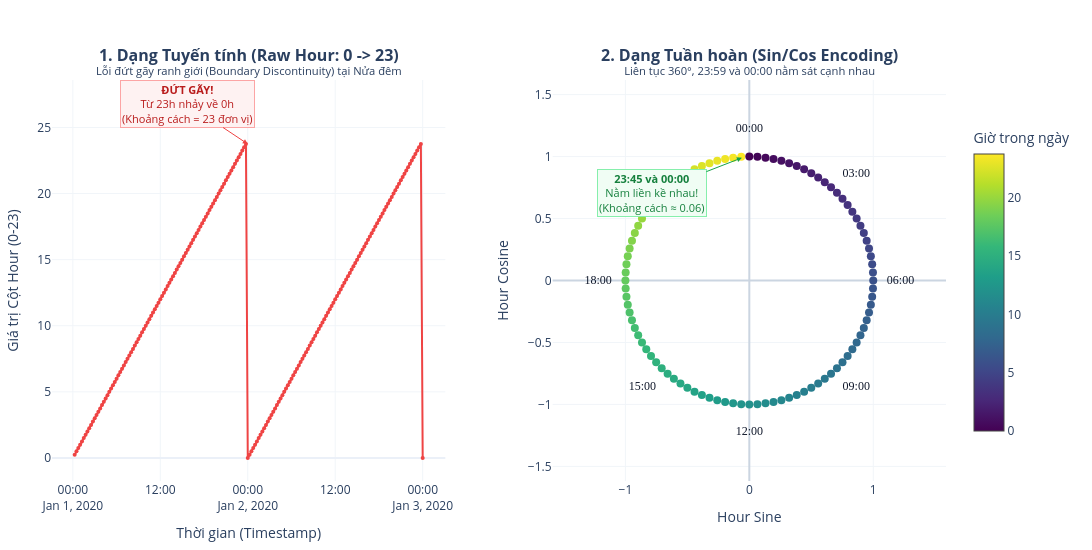

Notebook code cell kept with this figure:
### Markdown cell above
### 16.2.2. Trực quan hóa Đặc trưng Tuần hoàn (Cyclic Features Coordinate)
Vòng tròn lượng giác được render với hiệu ứng Gradient theo thời gian thực trong ngày, thể hiện sự hoàn hảo của quá trình Vectorization.

### Code cell
from plotly.subplots import make_subplots

# 1. Lấy dữ liệu 2 ngày (192 bước) để thấy rõ sự lặp lại chu kỳ
df_sample = train_features.head(192).copy()
df_sample['hour_float'] = df_sample['timestamp'].dt.hour + df_sample['timestamp'].dt.minute / 60.0

# 2. Tạo Subplot 1 row, 2 cols
fig = make_subplots(
    rows=1, cols=2,
    subplot_titles=(
        "<b>1. Dạng Tuyến tính (Raw Hour: 0 -> 23)</b><br><sup>Lỗi đứt gãy ranh giới (Boundary Discontinuity) tại Nửa đêm</sup>",
        "<b>2. Dạng Tuần hoàn (Sin/Cos Encoding)</b><br><sup>Liên tục 360°, 23:59 và 00:00 nằm sát cạnh nhau</sup>"
    ),
    horizontal_spacing=0.12
)

# --- PANEL 1: Dạng Tuyến tính (Vách đá đứt gãy 23h -> 0h) ---
fig.add_trace(
    go.Scatter(
        x=df_sample['timestamp'], 
        y=df_sample['hour_float'],
        mode='lines+markers',
        name='Raw Hour',
        line=dict(color='#ef4444', width=2),
        marker=dict(size=4)
    ),
    row=1, col=1
)

fig.add_annotation(
    x=df_sample['timestamp'].iloc[95], y=23.75,
    text="<b>ĐỨT GÃY!</b><br>Từ 23h nhảy về 0h<br>(Khoảng cách = 23 đơn vị)",
    showarrow=True, arrowhead=2, arrowcolor='#ef4444', ax=-60, ay=-40,
    font=dict(color='#b91c1c', size=11),
    bgcolor='#fef2f2', bordercolor='#fca5a5',
    row=1, col=1
)

# --- PANEL 2: Dạng Tuần hoàn (Sạch sẽ & Thưa mốc) ---
df_1day = df_sample.head(96).copy()

# A. Vẽ các chấm tròn dữ liệu (CHỈ DÙNG MARKERS - Không chèn chữ)
fig.add_trace(
    go.Scatter(
        x=df_1day[f'{VERSION}_hour_sin'], 
        y=df_1day[f'{VERSION}_hour_cos'],
        mode='markers', # Bỏ 'text' ở đây để loại bỏ đè chữ
        name='Cyclical (Sin/Cos)',
        marker=dict(
            size=8,
            color=df_1day['hour_float'],
            colorscale='Viridis',
            showscale=True,
            colorbar=dict(title="Giờ trong ngày", len=0.8, x=1.02)
        ),
        text=df_1day['timestamp'].dt.strftime('%H:%M'),
        hovertemplate="<b>Thời gian:</b> %{text}<br><b>Sin:</b> %{x:.3f}<br><b>Cos:</b> %{y:.3f}<extra></extra>"
    ),
    row=1, col=2
)

# B. Lọc thưa mốc: Chỉ lấy 8 mốc giờ tròn (mỗi 3 tiếng: 0h, 3h, 6h, 9h, 12h, 15h, 18h, 21h)
df_major_hours = df_1day[
    (df_1day['timestamp'].dt.minute == 0) & 
    (df_1day['timestamp'].dt.hour % 3 == 0)
].copy()

# C. Đẩy vị trí nhãn ra NGOÀI vòng tròn bằng cách mở rộng bán kính (R = 1.22)
radius_label = 1.22
df_major_hours['x_label'] = df_major_hours[f'{VERSION}_hour_sin'] * radius_label
df_major_hours['y_label'] = df_major_hours[f'{VERSION}_hour_cos'] * radius_label
df_major_hours['time_str'] = df_major_hours['timestamp'].dt.strftime('%H:%M')

# D. Vẽ lớp nhãn chữ thưa bên ngoài vòng tròn
fig.add_trace(
    go.Scatter(
        x=df_major_hours['x_label'],
        y=df_major_hours['y_label'],
        mode='text',
        text=df_major_hours['time_str'],
        textfont=dict(size=12, color='#0f172a', family='Arial Black'),
        hoverinfo='skip',
        showlegend=False
    ),
    row=1, col=2
)

# Highlight điểm nối liền 23:45 -> 00:00
fig.add_annotation(
    x=-0.06, y=0.99,
    text="<b>23:45 và 00:00</b><br>Nằm liền kề nhau!<br>(Khoảng cách ≈ 0.06)",
    showarrow=True, arrowhead=2, arrowcolor='#16a34a', ax=-90, ay=35,
    font=dict(color='#15803d', size=11),
    bgcolor='#f0fdf4', bordercolor='#86efac',
    row=1, col=2
)

# --- CẤU HÌNH TRẮNG SÁNG & KHUNG CHUẨN ---
fig.update_layout(
    template='plotly_white',
    width=1100, 
    height=550,
    showlegend=False,
    margin=dict(l=50, r=50, t=80, b=50)
)

fig.update_xaxes(title_text="Thời gian (Timestamp)", showgrid=True, gridcolor='#f1f5f9', row=1, col=1)
fig.update_yaxes(title_text="Giá trị Cột Hour (0-23)", showgrid=True, gridcolor='#f1f5f9', row=1, col=1)

# Mở rộng range lên [-1.45, 1.45] để các chữ ở ngoài không bị tràn viền
fig.update_xaxes(
    title_text="Hour Sine", scaleanchor="y2", scaleratio=1, 
    showgrid=True, gridcolor='#f1f5f9', zerolinecolor='#cbd5e1', range=[-1.45, 1.45], row=1, col=2
)
fig.update_yaxes(
    title_text="Hour Cosine", 
    showgrid=True, gridcolor='#f1f5f9', zerolinecolor='#cbd5e1', range=[-1.45, 1.45], row=1, col=2
)

fig.show()

### Figure 1 — Plotly figure (JSON) as saved in the notebook; plotly's stock layout.template omitted (floating-point values rounded to 4 significant figures; data arrays with more than 128 entries replaced by an {"elided": "..."} marker saying what was removed)
{"data": [{"line": {"color": "#ef4444", "width": 2}, "marker": {"size": 4}, "mode": "lines+markers", "name": "Raw Hour", "type": "scatter", "x": {"elided": "192 str values"}, "xaxis": "x", "y": {"elided": "192 float values"}, "yaxis": "y"}, {"hovertemplate": "<b>Thời gian:</b> %{text}<br><b>Sin:</b> %{x:.3f}<br><b>Cos:</b> %{y:.3f}<extra></extra>", "marker": {"color": [0.25, 0.5, 0.75, 1.0, 1.25, 1.5, 1.75, 2.0, 2.25, 2.5, 2.75, 3.0, 3.25, 3.5, 3.75, 4.0, 4.25, 4.5, 4.75, 5.0, 5.25, 5.5, 5.75, 6.0, 6.25, 6.5, 6.75, 7.0, 7.25, 7.5, 7.75, 8.0, 8.25, 8.5, 8.75, 9.0, 9.25, 9.5, 9.75, 10.0, 10.25, 10.5, 10.75, 11.0, 11.25, 11.5, 11.75, 12.0, 12.25, 12.5, 12.75, 13.0, 13.25, 13.5, 13.75, 14.0, 14.25, 14.5, 14.75, 15.0, 15.25, 15.5, 15.75, 16.0, 16.25, 16.5, 16.75, 17.0, 17.25, 17.5, 17.75, 18.0, 18.25, 18.5, 18.75, 19.0, 19.25, 19.5, 19.75, 20.0, 20.25, 20.5, 20.75, 21.0, 21.25, 21.5, 21.75, 22.0, 22.25, 22.5, 22.75, 23.0, 23.25, 23.5, 23.75, 0.0], "colorbar": {"len": 0.8, "title": {"text": "Giờ trong ngày"}, "x": 1.02}, "colorscale": [[0, "#440154"], [0.1111, "#482878"], [0.2222, "#3e4989"], [0.3333, "#31688e"], [0.4444, "#26828e"], [0.5556, "#1f9e89"], [0.6667, "#35b779"], [0.7778, "#6ece58"], [0.8889, "#b5de2b"], [1, "#fde725"]], "showscale": true, "size": 8}, "mode": "markers", "name": "Cyclical (Sin/Cos)", "text": ["00:15", "00:30", "00:45", "01:00", "01:15", "01:30", "01:45", "02:00", "02:15", "02:30", "02:45", "03:00", "03:15", "03:30", "03:45", "04:00", "04:15", "04:30", "04:45", "05:00", "05:15", "05:30", "05:45", "06:00", "06:15", "06:30", "06:45", "07:00", "07:15", "07:30", "07:45", "08:00", "08:15", "08:30", "08:45", "09:00", "09:15", "09:30", "09:45", "10:00", "10:15", "10:30", "10:45", "11:00", "11:15", "11:30", "11:45", "12:00", "12:15", "12:30", "12:45", "13:00", "13:15", "13:30", "13:45", "14:00", "14:15", "14:30", "14:45", "15:00", "15:15", "15:30", "15:45", "16:00", "16:15", "16:30", "16:45", "17:00", "17:15", "17:30", "17:45", "18:00", "18:15", "18:30", "18:45", "19:00", "19:15", "19:30", "19:45", "20:00", "20:15", "20:30", "20:45", "21:00", "21:15", "21:30", "21:45", "22:00", "22:15", "22:30", "22:45", "23:00", "23:15", "23:30", "23:45", "00:00"], "type": "scatter", "x": [0.0654, 0.1305, 0.1951, 0.2588, 0.3214, 0.3827, 0.4423, 0.5, 0.5556, 0.6088, 0.6593, 0.7071, 0.7518, 0.7934, 0.8315, 0.866, 0.8969, 0.9239, 0.9469, 0.9659, 0.9808, 0.9914, 0.9979, 1.0, 0.9979, 0.9914, 0.9808, 0.9659, 0.9469, 0.9239, 0.8969, 0.866, 0.8315, 0.7934, 0.7518, 0.7071, 0.6593, 0.6088, 0.5556, 0.5, 0.4423, 0.3827, 0.3214, 0.2588, 0.1951, 0.1305, 0.0654, 1.225e-16, -0.0654, -0.1305, -0.1951, -0.2588, -0.3214, -0.3827, -0.4423, -0.5, -0.5556, -0.6088, -0.6593, -0.7071, -0.7518, -0.7934, -0.8315, -0.866, -0.8969, -0.9239, -0.9469, -0.9659, -0.9808, -0.9914, -0.9979, -1.0, -0.9979, -0.9914, -0.9808, -0.9659, -0.9469, -0.9239, -0.8969, -0.866, -0.8315, -0.7934, -0.7518, -0.7071, -0.6593, -0.6088, -0.5556, -0.5, -0.4423, -0.3827, -0.3214, -0.2588, -0.1951, -0.1305, -0.0654, 0.0], "xaxis": "x2", "y": [0.9979, 0.9914, 0.9808, 0.9659, 0.9469, 0.9239, 0.8969, 0.866, 0.8315, 0.7934, 0.7518, 0.7071, 0.6593, 0.6088, 0.5556, 0.5, 0.4423, 0.3827, 0.3214, 0.2588, 0.1951, 0.1305, 0.0654, 6.123e-17, -0.0654, -0.1305, -0.1951, -0.2588, -0.3214, -0.3827, -0.4423, -0.5, -0.5556, -0.6088, -0.6593, -0.7071, -0.7518, -0.7934, -0.8315, -0.866, -0.8969, -0.9239, -0.9469, -0.9659, -0.9808, -0.9914, -0.9979, -1.0, -0.9979, -0.9914, -0.9808, -0.9659, -0.9469, -0.9239, -0.8969, -0.866, -0.8315, -0.7934, -0.7518, -0.7071, -0.6593, -0.6088, -0.5556, -0.5, -0.4423, -0.3827, -0.3214, -0.2588, -0.1951, -0.1305, -0.0654, -1.837e-16, 0.0654, 0.1305, 0.1951, 0.2588, 0.3214, 0.3827, 0.4423, 0.5, 0.5556, 0.6088, 0.6593, 0.7071, 0.7518, 0.7934, 0.8315, 0.866, 0.8969, 0.9239, 0.9469, 0.9659, 0.9808, 0.9914, 0.9979, 1.0], "yaxis": "y2"}, {"hoverinfo": "skip", "mode": "text", "showlegend": false, "text": ["03:00", "06:00", "09:00", "12:00", "15:00", "18:00", "21:00", "00:00"], "textfont": {"color": "#0f172a", "family": "Arial Black", "size": 12}, "type": "scatter", "x": [0.8627, 1.22, 0.8627, 1.494e-16, -0.8627, -1.22, -0.8627, 0.0], "xaxis": "x2", "y": [0.8627, 7.47e-17, -0.8627, -1.22, -0.8627, -2.241e-16, 0.8627, 1.22], "yaxis": "y2"}], "layout": {"annotations": [{"font": {"size": 16}, "showarrow": false, "text": "<b>1. Dạng Tuyến tính (Raw Hour: 0 -> 23)</b><br><sup>Lỗi đứt gãy ranh giới (Boundary Discontinuity) tại Nửa đêm</sup>", "x": 0.22, "xanchor": "center", "xref": "paper", "y": 1, "yanchor": "bottom", "yref": "paper"}, {"font": {"size": 16}, "showarrow": false, "text": "<b>2. Dạng Tuần hoàn (Sin/Cos Encoding)</b><br><sup>Liên tục 360°, 23:59 và 00:00 nằm sát cạnh nhau</sup>", "x": 0.78, "xanchor": "center", "xref": "paper", "y": 1, "yanchor": "bottom", "yref": "paper"}, {"arrowcolor": "#ef4444", "arrowhead": 2, "ax": -60, "ay": -40, "bgcolor": "#fef2f2", "bordercolor": "#fca5a5", "font": {"color": "#b91c1c", "size": 11}, "showarrow": true, "text": "<b>ĐỨT GÃY!</b><br>Từ 23h nhảy về 0h<br>(Khoảng cách = 23 đơn vị)", "x": "2020-01-02T00:00:00", "xref": "x", "y": 23.75, "yref": "y"}, {"arrowcolor": "#16a34a", "arrowhead": 2, "ax": -90, "ay": 35, "bgcolor": "#f0fdf4", "bordercolor": "#86efac", "font": {"color": "#15803d", "size": 11}, "showarrow": true, "text": "<b>23:45 và 00:00</b><br>Nằm liền kề nhau!<br>(Khoảng cách ≈ 0.06)", "x": -0.06, "xref": "x2", "y": 0.99, "yref": "y2"}], "height": 550, "margin": {"b": 50, "l": 50, "r": 50, "t": 80}, "showlegend": false, "width": 1100, "xaxis": {"anchor": "y", "domain": [0, 0.44], "gridcolor": "#f1f5f9", "showgrid": true, "title": {"text": "Thời gian (Timestamp)"}}, "xaxis2": {"anchor": "y2", "domain": [0.56, 1], "gridcolor": "#f1f5f9", "range": [-1.45, 1.45], "scaleanchor": "y2", "scaleratio": 1, "showgrid": true, "title": {"text": "Hour Sine"}, "zerolinecolor": "#cbd5e1"}, "yaxis": {"anchor": "x", "domain": [0, 1], "gridcolor": "#f1f5f9", "showgrid": true, "title": {"text": "Giá trị Cột Hour (0-23)"}}, "yaxis2": {"anchor": "x2", "domain": [0, 1], "gridcolor": "#f1f5f9", "range": [-1.45, 1.45], "showgrid": true, "title": {"text": "Hour Cosine"}, "zerolinecolor": "#cbd5e1"}}}
